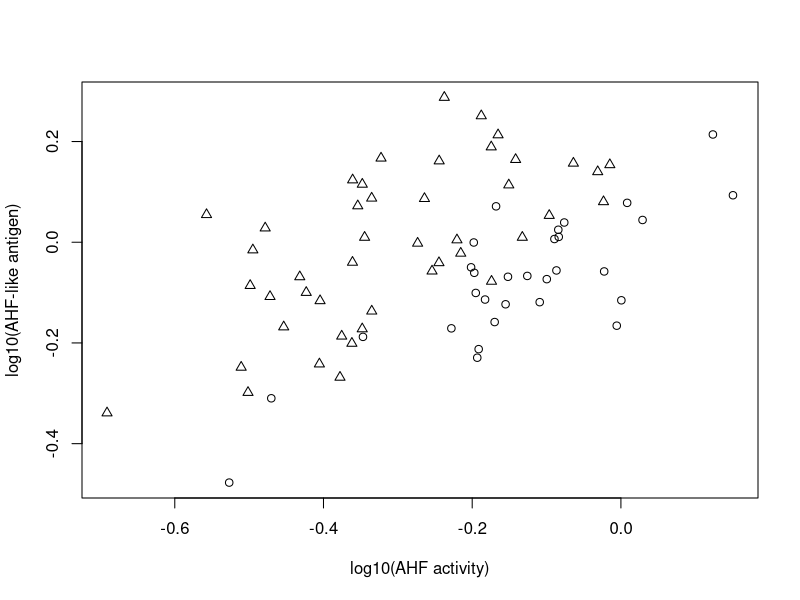
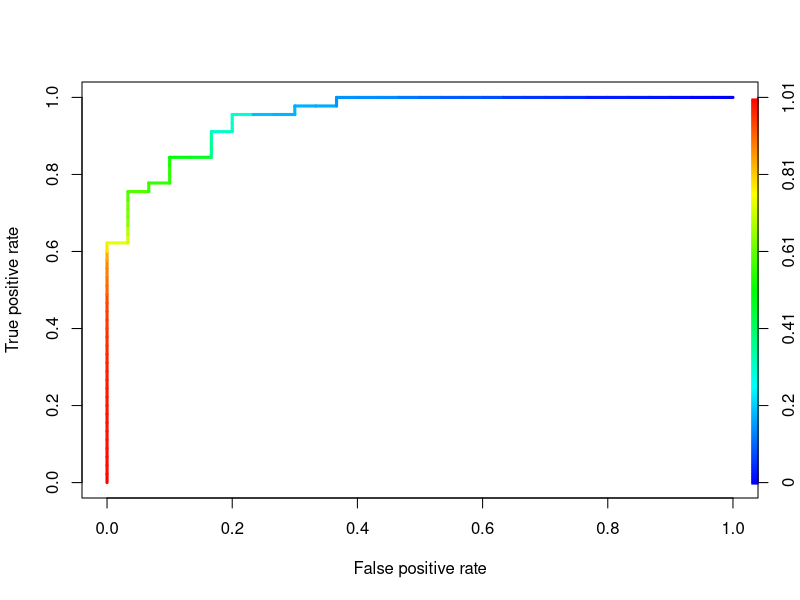
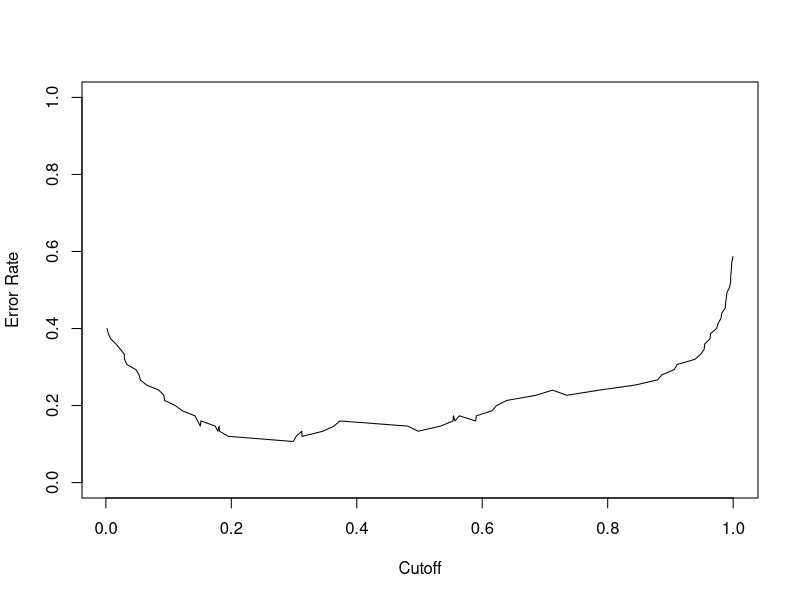
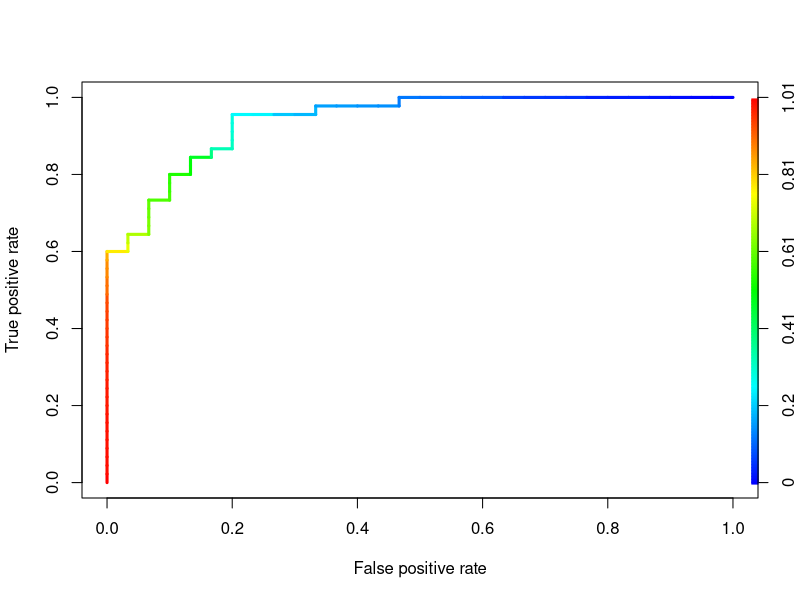
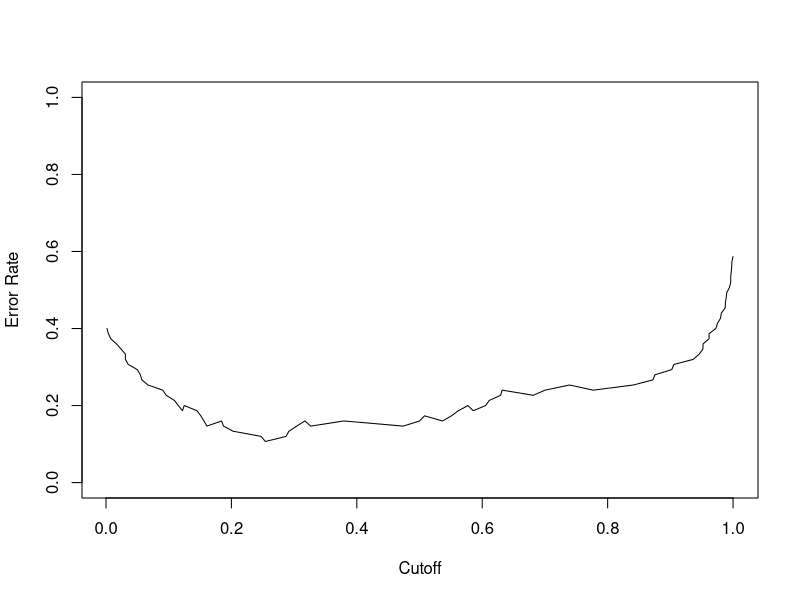

Write the R code that produced these figures, in order.
example <- read.table("t11-8.txt",header=TRUE)

plot(example$x1,example$x2,pch=example$y,xlab="log10(AHF activity)",ylab="log10(AHF-like antigen)")

#
# linear discriminant analysis using LDA
#

library(MASS)

result <- lda(y~x1+x2,example,prior=c(.5,.5))
examplex <- example[,c(2,3)]
pr <- predict(result,examplex)

y <- example$y
yhat <- pr$class

#
# confusion matrix for learning sample prediction
#

table(y,yhat)

#
# ROC curve
#

library(ROCR)
pplda <- pr$posterior[,2]

pred <- prediction(pplda,y)
perf <- performance(pred,"tpr","fpr")
plot(perf,colorize=TRUE,lwd=3)

#
# Area under ROC curve
#

perf <- performance(pred,"auc")
perf

aucvalue1 <- as.numeric(perf@y.values)

#
# APER as a function of cutoff value
#

perf <- performance(pred,"err")
plot(perf,ylim=c(0,1))

#
# Cross-validation confusion matrix, i.e. holdout procedure
#

result <- lda(y~x1+x2,example,prior=c(.5,.5),CV=TRUE)

yhatcv <- result$class
table(y,yhatcv)

#
# Cross-validation (with holdout) ROC curve
#

pplda <- result$posterior[,2]

pred <- prediction(pplda,y)
perf <- performance(pred,"tpr","fpr")
plot(perf,colorize=TRUE,lwd=3)

#
# Area under ROC curve
#

perf <- performance(pred,"auc")
perf
aucvalue2 <- as.numeric(perf@y.values)
#
#  Cross-validation error as a function of cutoff value
#

perf <- performance(pred,"err")
plot(perf,ylim=c(0,1))
